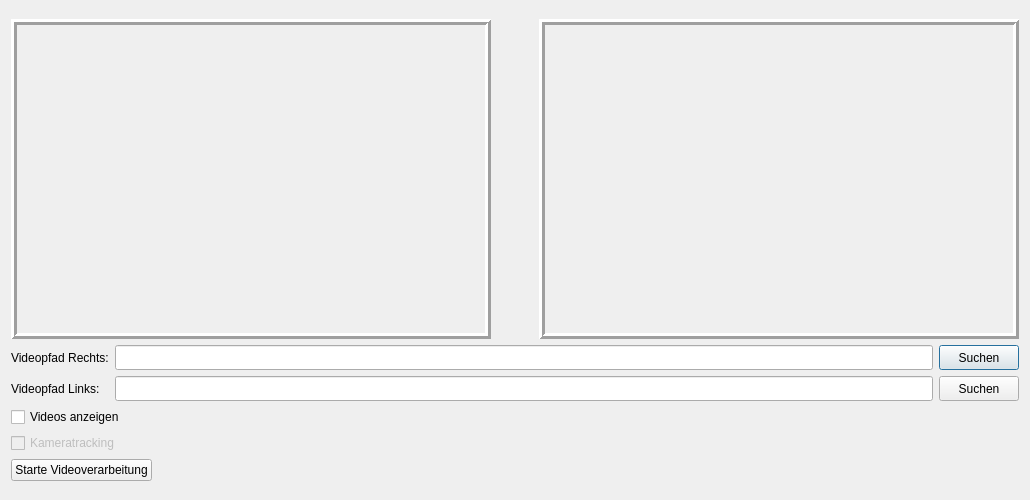
<?xml version="1.0" encoding="UTF-8"?>
<ui version="4.0">
 <class>VideoBasedView</class>
 <widget class="QDialog" name="VideoBasedView">
  <property name="geometry">
   <rect>
    <x>0</x>
    <y>0</y>
    <width>1030</width>
    <height>500</height>
   </rect>
  </property>
  <property name="minimumSize">
   <size>
    <width>1030</width>
    <height>500</height>
   </size>
  </property>
  <property name="windowTitle">
   <string>Videobasierte Verarbeitung</string>
  </property>
  <layout class="QGridLayout" name="gridLayout">
   <item row="0" column="0">
    <layout class="QVBoxLayout" name="verticalLayout_9">
     <item>
      <layout class="QHBoxLayout" name="horizontalLayout_2">
       <item>
        <widget class="QLabel" name="videoLabelLeft">
         <property name="minimumSize">
          <size>
           <width>480</width>
           <height>320</height>
          </size>
         </property>
         <property name="maximumSize">
          <size>
           <width>480</width>
           <height>320</height>
          </size>
         </property>
         <property name="autoFillBackground">
          <bool>true</bool>
         </property>
         <property name="frameShape">
          <enum>QFrame::Box</enum>
         </property>
         <property name="frameShadow">
          <enum>QFrame::Raised</enum>
         </property>
         <property name="lineWidth">
          <number>3</number>
         </property>
         <property name="text">
          <string/>
         </property>
        </widget>
       </item>
       <item>
        <spacer name="horizontalSpacer_4">
         <property name="orientation">
          <enum>Qt::Horizontal</enum>
         </property>
         <property name="sizeHint" stdset="0">
          <size>
           <width>40</width>
           <height>20</height>
          </size>
         </property>
        </spacer>
       </item>
       <item>
        <widget class="QLabel" name="videoLabelRight">
         <property name="minimumSize">
          <size>
           <width>480</width>
           <height>320</height>
          </size>
         </property>
         <property name="maximumSize">
          <size>
           <width>480</width>
           <height>320</height>
          </size>
         </property>
         <property name="autoFillBackground">
          <bool>true</bool>
         </property>
         <property name="frameShape">
          <enum>QFrame::Box</enum>
         </property>
         <property name="frameShadow">
          <enum>QFrame::Raised</enum>
         </property>
         <property name="lineWidth">
          <number>3</number>
         </property>
         <property name="text">
          <string/>
         </property>
        </widget>
       </item>
      </layout>
     </item>
     <item>
      <layout class="QHBoxLayout" name="horizontalLayout_6">
       <item>
        <layout class="QVBoxLayout" name="verticalLayout_2">
         <item>
          <widget class="QLabel" name="VideoPath_label_2">
           <property name="text">
            <string>Videopfad Rechts:</string>
           </property>
          </widget>
         </item>
         <item>
          <widget class="QLabel" name="VideoPath_label">
           <property name="text">
            <string>Videopfad Links:</string>
           </property>
          </widget>
         </item>
        </layout>
       </item>
       <item>
        <layout class="QVBoxLayout" name="verticalLayout_3">
         <item>
          <layout class="QHBoxLayout" name="horizontalLayout_3">
           <item>
            <widget class="QLineEdit" name="videoFilePathRight_QLineEdit">
             <property name="minimumSize">
              <size>
               <width>200</width>
               <height>25</height>
              </size>
             </property>
             <property name="maximumSize">
              <size>
               <width>99999</width>
               <height>99999</height>
              </size>
             </property>
            </widget>
           </item>
           <item>
            <widget class="QPushButton" name="searchFile_button_2">
             <property name="minimumSize">
              <size>
               <width>80</width>
               <height>25</height>
              </size>
             </property>
             <property name="maximumSize">
              <size>
               <width>80</width>
               <height>25</height>
              </size>
             </property>
             <property name="text">
              <string>Suchen</string>
             </property>
            </widget>
           </item>
          </layout>
         </item>
         <item>
          <layout class="QHBoxLayout" name="horizontalLayout_5">
           <item>
            <widget class="QLineEdit" name="videoFilePathLeft_QLineEdit">
             <property name="minimumSize">
              <size>
               <width>200</width>
               <height>25</height>
              </size>
             </property>
             <property name="maximumSize">
              <size>
               <width>999999</width>
               <height>99999</height>
              </size>
             </property>
            </widget>
           </item>
           <item>
            <widget class="QPushButton" name="searchFile_button">
             <property name="minimumSize">
              <size>
               <width>80</width>
               <height>25</height>
              </size>
             </property>
             <property name="maximumSize">
              <size>
               <width>80</width>
               <height>25</height>
              </size>
             </property>
             <property name="text">
              <string>Suchen</string>
             </property>
            </widget>
           </item>
          </layout>
         </item>
        </layout>
       </item>
      </layout>
     </item>
     <item>
      <layout class="QHBoxLayout" name="horizontalLayout">
       <item>
        <layout class="QVBoxLayout" name="verticalLayout">
         <item>
          <widget class="QCheckBox" name="showVideosCheckBox">
           <property name="text">
            <string>Videos anzeigen</string>
           </property>
           <property name="checked">
            <bool>false</bool>
           </property>
          </widget>
         </item>
         <item>
          <widget class="QCheckBox" name="cameraTracking_CheckBox">
           <property name="enabled">
            <bool>false</bool>
           </property>
           <property name="text">
            <string>Kameratracking</string>
           </property>
          </widget>
         </item>
         <item>
          <layout class="QHBoxLayout" name="horizontalLayout_4">
           <item>
            <widget class="QPushButton" name="startVideo_button">
             <property name="text">
              <string>Starte Videoverarbeitung</string>
             </property>
            </widget>
           </item>
           <item>
            <spacer name="horizontalSpacer">
             <property name="orientation">
              <enum>Qt::Horizontal</enum>
             </property>
             <property name="sizeHint" stdset="0">
              <size>
               <width>40</width>
               <height>20</height>
              </size>
             </property>
            </spacer>
           </item>
          </layout>
         </item>
        </layout>
       </item>
      </layout>
     </item>
    </layout>
   </item>
  </layout>
 </widget>
 <resources/>
 <connections/>
</ui>
